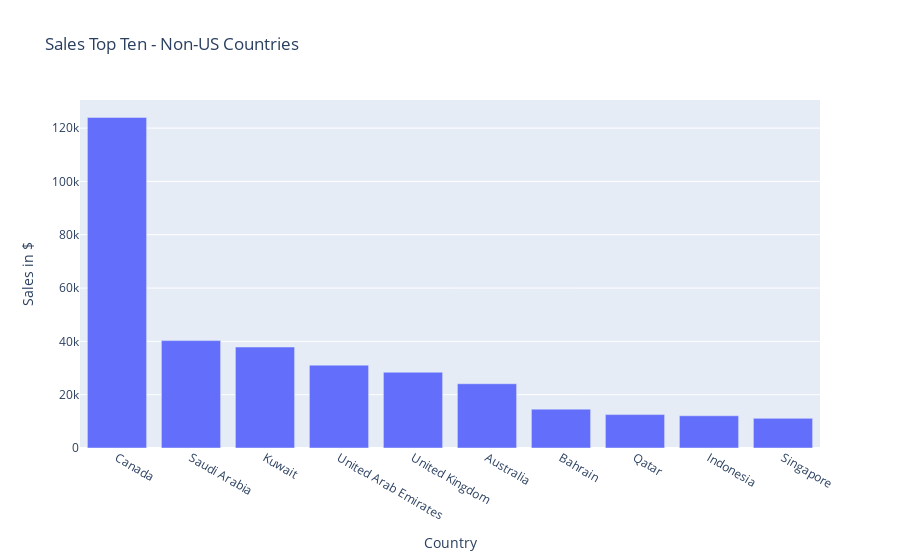

Notebook code cell kept with this figure:
### Code cell
# Plotly bar chart - net sales for top ten countries
top_sales_fig = px.bar(top_sales_by_country_ten, x="country", y="net_sales", title="Sales Top Ten - Non-US Countries",
                labels={"country" : 'Country', "net_sales" :'Sales in $'}, hover_data={"net_sales" : ':.2f'})


top_sales_fig.show()

### Figure 1 — Plotly figure (JSON) as saved in the notebook; plotly's stock layout.template omitted (floating-point values rounded to 4 significant figures)
{"data": [{"alignmentgroup": "True", "hovertemplate": "Country=%{x}<br>Sales in $=%{y:.2f}<extra></extra>", "legendgroup": "", "marker": {"color": "#636efa", "pattern": {"shape": ""}}, "name": "", "offsetgroup": "", "orientation": "v", "showlegend": false, "textposition": "auto", "type": "bar", "x": ["Canada", "Saudi Arabia", "Kuwait", "United Arab Emirates", "United Kingdom", "Australia", "Bahrain", "Qatar", "Indonesia", "Singapore"], "xaxis": "x", "y": [124000.0, 40290.0, 37880.0, 31080.0, 28420.0, 24100.0, 14580.0, 12530.0, 12090.0, 11120.0], "yaxis": "y"}], "layout": {"barmode": "relative", "legend": {"tracegroupgap": 0}, "title": {"text": "Sales Top Ten - Non-US Countries"}, "xaxis": {"anchor": "y", "domain": [0, 1], "title": {"text": "Country"}}, "yaxis": {"anchor": "x", "domain": [0, 1], "title": {"text": "Sales in $"}}}}
